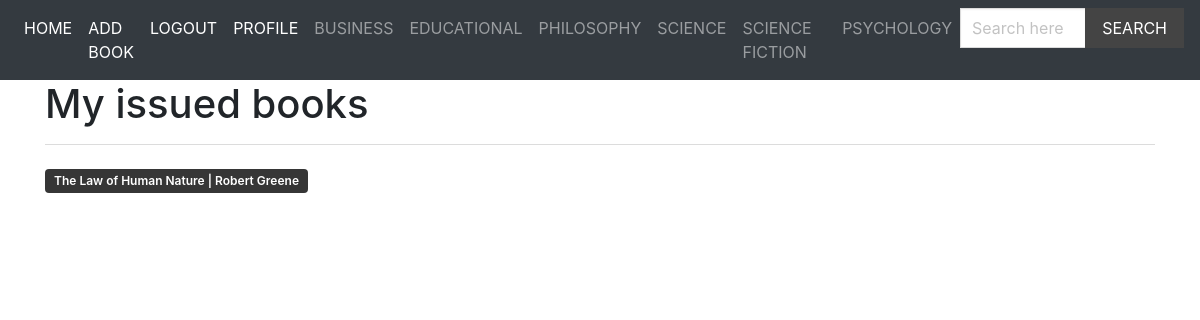
Screenshot of /student-profile/ (signed in) with the database file from the repository.
### books/models.py (models this page shows, shortened)
class Genre(models.Model):
    genre = models.CharField(max_length=50)

class IssuedBooks(models.Model):
    student = models.ForeignKey(User, on_delete = models.CASCADE, related_name='student_issue')
    book = models.ForeignKey(Book, on_delete = models.CASCADE)
    issue_period = models.DateTimeField(auto_now_add = False, blank = True, null=True)

class Book(models.Model):
    title = models.CharField(max_length=50)
    author = models.CharField(max_length=50)
    published_by = models.CharField(max_length=50)
    genre = models.ForeignKey(Genre, on_delete=models.CASCADE, related_name='books')

### books/views.py (the view)
# urls.py: path('student-profile/', views.student_profile, name = 'student_profile'),
@login_required
def student_profile(request):
    if request.user.is_superuser:
        users = User.objects.filter(is_superuser = False).all()
        diction = {
            'users': users,
        }
        return render(request, 'books/superuser_profile.html', context=diction)
    issued_books = IssuedBooks.objects.filter(student_id = request.user.id).all()
    diction = {
        'issued_books': issued_books,
    }
    return render(request, 'books/student_profile.html', context = diction)

### books/context_processors.py (called while the page is built)
def menu_genre(request):
    genres = Genre.objects.all()
    return ({'genres': genres})

### templates/books/student_profile.html
{% extends 'base.html' %}
{% block content %}
    <h1> My issued books</h1>
    <hr>
    {% for book in issued_books %}
    <a href = "{% url 'book_details' pk=book.book.id %}"><h3 class="title"><span class="tag is-dark">{{ book.book.title }} | {{book.book.author}}</span></h3></a>
    {% endfor %}
{% endblock content %}

### templates/base.html (shortened to what this page needs)
{% load static %}
<!DOCTYPE html>
<html lang = "en" dir = "ltr">
    <head>
            <link rel = "stylesheet" href = "https://cdn.jsdelivr.net/npm/bulma@0.9.1/css/bulma.min.css">
            <link rel="stylesheet" href="https://maxcdn.bootstrapcdn.com/bootstrap/4.0.0/css/bootstrap.min.css">
            <link rel = "stylesheet" href = "{% static 'styles/main.css' %}">
    </head>
    <body>
    <nav class="navbar navbar-expand-lg navbar-dark bg-dark">
    <ul class="navbar-nav">
      <li class="nav-item active">
        <a class="nav-link" href="{% url 'index' %}"> Home </a>
      </li>
      <li class="nav-item active">
        <a class="nav-link" href="{% url 'add_book' %}"> Add Book </a>
      </li>
      {% if user.is_authenticated %}
      <li class="nav-item active">
        <a class="nav-link" href="{% url 'student_logout' %}">Logout </a>
      </li>
      <li class="nav-item active">
        <a class="nav-link" href="{% url 'student_profile' %}">Profile </a>
      </li>
      {% endif %}
      {% for genre in genres %}
                      <a href = "{% url 'genre_books' pk=genre.pk %}" class = "nav-link">{{ genre.genre }}</a>
                    {% endfor %}
      <form method="get" action="{% url 'search' %}">
                            <div class="field has-addons">
                                <div class="control">
                                    <input type="text" class="input" placeholder="Search here" name="query">
                                </div>
                                <div class="control">
                                    <button class="button is-dark is-uppercase">Search</button>
                                </div>
                            </div>
                        </form>
    </ul>
</nav>
<div class = "container">
    {% block content %}
    {% endblock content %}
    </body>
</html>

### static/styles/main.css (style rules this page uses)
.navbar { text-transform: uppercase; }
.navbar .is-dark { background: #444; }
.input, .button { border-radius: 0; }

### rows the page displays
Genre: genre "BUSINESS"
Genre: genre "EDUCATIONAL"
Genre: genre "PHILOSOPHY"
Genre: genre "SCIENCE"
Genre: genre "SCIENCE FICTION"
Genre: genre "PSYCHOLOGY"
IssuedBooks: book "The Law of Human Nature", book.author "Robert Greene"
